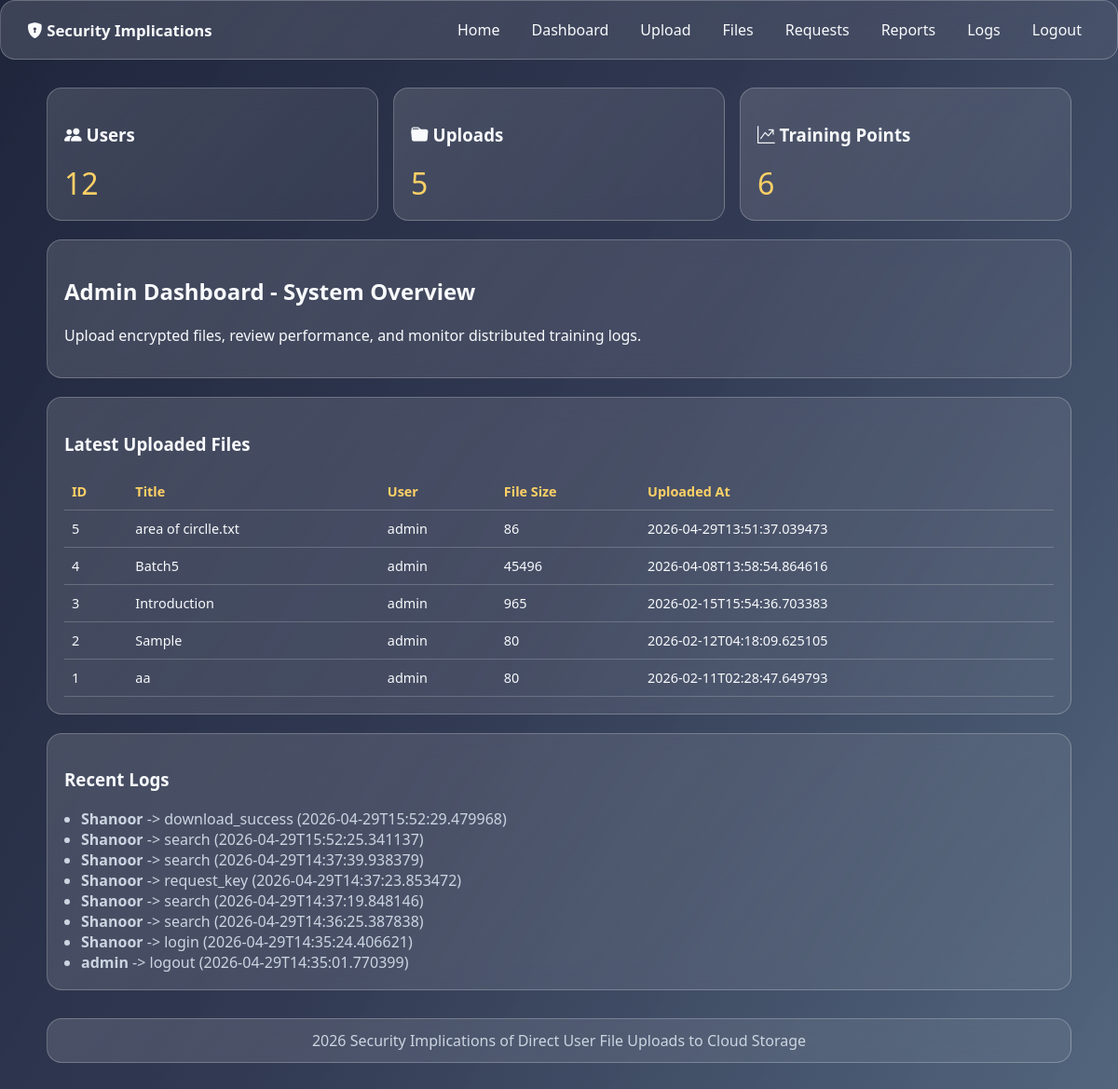
The app's page /dashboard (signed in) with its own data.
### tables this page shows
CREATE TABLE uploads (
    id INTEGER PRIMARY KEY AUTOINCREMENT,
    user_id INTEGER NOT NULL,
    document_title TEXT NOT NULL,
    original_filename TEXT NOT NULL,
    encrypted_path TEXT NOT NULL,
    file_hash TEXT NOT NULL,
    file_size INTEGER NOT NULL,
    aes_key TEXT NOT NULL,
    blockchain_tx_hash TEXT NOT NULL,
    uploaded_at TEXT NOT NULL,
    key_generation_time REAL NOT NULL,
    encryption_time REAL NOT NULL,
    decryption_time REAL NOT NULL,
    response_time REAL NOT NULL,
    computational_overhead REAL NOT NULL,
    total_change_rate REAL NOT NULL,
    FOREIGN KEY(user_id) REFERENCES users(id)
);

CREATE TABLE users (
    id INTEGER PRIMARY KEY AUTOINCREMENT,
    full_name TEXT NOT NULL,
    email TEXT NOT NULL UNIQUE,
    username TEXT NOT NULL UNIQUE,
    password_hash TEXT NOT NULL,
    phone TEXT,
    organization TEXT,
    role TEXT NOT NULL DEFAULT 'user',
    created_at TEXT NOT NULL
);

CREATE TABLE logs (
    id INTEGER PRIMARY KEY AUTOINCREMENT,
    actor TEXT NOT NULL,
    action TEXT NOT NULL,
    details TEXT NOT NULL,
    created_at TEXT NOT NULL
);

### app.py (the view, shortened to what this page needs)
@app.route("/dashboard")
@login_required
def dashboard():
    db = get_db()
    user_count = db.execute("SELECT COUNT(*) AS c FROM users WHERE role = 'user'").fetchone()["c"]
    upload_count = db.execute("SELECT COUNT(*) AS c FROM uploads").fetchone()["c"]
    metric_count = db.execute("SELECT COUNT(*) AS c FROM training_metrics").fetchone()["c"]
    latest_logs = db.execute("SELECT * FROM logs ORDER BY id DESC LIMIT 8").fetchall()
    if session["role"] == "admin":
        uploads = db.execute(
            """
            SELECT uploads.*, users.username
            FROM uploads
            JOIN users ON users.id = uploads.user_id
            ORDER BY uploads.id DESC
            LIMIT 10
            """
        ).fetchall()
        return render_template(
            "admin_dashboard.html",
            user_count=user_count,
            upload_count=upload_count,
            metric_count=metric_count,
            uploads=uploads,
            logs=latest_logs,
        )

### app.py (called while the page is built)
def get_db():
    if "db" not in g:
        g.db = sqlite3.connect(DB_PATH)
        g.db.row_factory = sqlite3.Row
    return g.db

def login_required(view):
    @wraps(view)
    def wrapped(*args, **kwargs):
        if session.get("user_id") is None:
            return redirect(url_for("login"))
        return view(*args, **kwargs)
    return wrapped

@app.context_processor
def inject_now():
    return {"now_year": datetime.utcnow().year}

### templates/admin_dashboard.html
{% extends "base.html" %}
{% block content %}
<section class="grid cards3">
  <article class="metric-card glass"><h3><i class="bi bi-people-fill"></i> Users</h3><p>{{ user_count }}</p></article>
  <article class="metric-card glass"><h3><i class="bi bi-folder-fill"></i> Uploads</h3><p>{{ upload_count }}</p></article>
  <article class="metric-card glass"><h3><i class="bi bi-graph-up-arrow"></i> Training Points</h3><p>{{ metric_count }}</p></article>
</section>
<section class="panel glass">
  <h2>Admin Dashboard - System Overview</h2>
  <p>Upload encrypted files, review performance, and monitor distributed training logs.</p>
</section>
<section class="panel glass">
  <h3>Latest Uploaded Files</h3>
  <table>
    <thead><tr><th>ID</th><th>Title</th><th>User</th><th>File Size</th><th>Uploaded At</th></tr></thead>
    <tbody>
      {% for row in uploads %}
      <tr><td>{{ row.id }}</td><td>{{ row.document_title }}</td><td>{{ row.username }}</td><td>{{ row.file_size }}</td><td>{{ row.uploaded_at }}</td></tr>
      {% endfor %}
    </tbody>
  </table>
</section>
<section class="panel glass">
  <h3>Recent Logs</h3>
  <ul class="log-list">
    {% for log in logs %}
      <li><strong>{{ log.actor }}</strong> -> {{ log.action }} ({{ log.created_at }})</li>
    {% endfor %}
  </ul>
</section>
{% endblock %}

### templates/base.html (shortened to what this page needs)
<!doctype html>
<html lang="en">
<head>
  <link rel="stylesheet" href="https://cdn.jsdelivr.net/npm/bootstrap-icons@1.11.3/font/bootstrap-icons.min.css">
  <link rel="stylesheet" href="{{ url_for('static', filename='css/style.css') }}">
</head>
<body>
  <header class="topbar glass">
    <div class="brand"><i class="bi bi-shield-lock-fill"></i> Security Implications</div>
    <nav>
      <a href="{{ url_for('index') }}">Home</a>
      {% if session.get('user_id') %}
        <a href="{{ url_for('dashboard') }}">Dashboard</a>
        {% if session.get('role') == 'admin' %}
          <a href="{{ url_for('admin_upload') }}">Upload</a>
          <a href="{{ url_for('admin_files') }}">Files</a>
          <a href="{{ url_for('admin_requests') }}">Requests</a>
          <a href="{{ url_for('admin_reports') }}">Reports</a>
          <a href="{{ url_for('admin_logs') }}">Logs</a>
        {% else %}
          <a href="{{ url_for('user_search') }}">Search</a>
          <a href="{{ url_for('user_requests') }}">My Requests</a>
          <a href="{{ url_for('user_results') }}">Results</a>
          <a href="{{ url_for('user_logs') }}">Logs</a>
        {% endif %}
        <a href="{{ url_for('logout') }}">Logout</a>
      {% else %}
        <a href="{{ url_for('login') }}">Login</a>
        <a href="{{ url_for('register') }}">Register</a>
      {% endif %}
    </nav>
  </header>
  <main class="container">
    {% block content %}{% endblock %}
  </main>
  <footer class="footer glass">{{ now_year }} Security Implications of Direct User File Uploads to Cloud Storage</footer>
</body>
</html>

### static/css/style.css (style rules this page uses)
:root { --bg-1: #0b132b; --bg-2: #1c2541; --bg-3: #3a506b; --accent: #5bc0be; --accent-2: #ffd166; --text: #f8fafc; --muted: #cbd5e1; }
* { box-sizing: border-box; }
body { margin: 0; min-height: 100vh; color: var(--text); font-family: "Segoe UI", Tahoma, Geneva, Verdana, sans-serif; background: linear-gradient(120deg, rgba(11, 19, 43, 0.92), rgba(28, 37, 65, 0.9), rgba(58, 80, 107, 0.88)), url("https://images.unsplash.com/photo-1558494949-ef010cbdcc31?auto=format&fit=crop&w=1600&q=80") center/cover fixed; }
a { color: var(--text); text-decoration: none; }
.topbar { display: flex; justify-content: space-between; align-items: center; padding: 14px 28px; position: sticky; top: 0; z-index: 100; }
.brand { font-size: 1.05rem; font-weight: 700; }
.topbar nav { display: flex; gap: 14px; flex-wrap: wrap; }
.topbar nav a { padding: 6px 10px; border-radius: 10px; transition: background 0.25s ease; }
.container { width: min(1100px, 94vw); margin: 30px auto; display: grid; gap: 20px; }
.glass { background: linear-gradient(135deg, rgba(255, 255, 255, 0.14), rgba(255, 255, 255, 0.06)); border: 1px solid rgba(255, 255, 255, 0.24); backdrop-filter: blur(12px); border-radius: 16px; }
.grid { display: grid; gap: 16px; }
.cards3 { grid-template-columns: repeat(auto-fit, minmax(230px, 1fr)); }
.card, .metric-card, .panel { padding: 18px; }
.metric-card p { font-size: 2rem; margin: 8px 0 0; color: var(--accent-2); }
table { width: 100%; border-collapse: collapse; margin-top: 10px; font-size: 0.9rem; }
th, td { border-bottom: 1px solid rgba(255, 255, 255, 0.2); padding: 10px 8px; text-align: left; }
th { color: var(--accent-2); font-weight: 600; }
.log-list { margin: 0; padding-left: 18px; color: var(--muted); }
.footer { width: min(1100px, 94vw); margin: 20px auto 30px; text-align: center; padding: 12px; color: var(--muted); }

### records on screen
uploads: id "5", document_title "area of circlle.txt", username "admin", file_size "86", uploaded_at "2026-04-29T13:51:37.039473"
uploads: id "4", document_title "Batch5", username "admin", file_size "45496", uploaded_at "2026-04-08T13:58:54.864616"
uploads: id "3", document_title "Introduction", username "admin", file_size "965", uploaded_at "2026-02-15T15:54:36.703383"
uploads: id "2", document_title "Sample", username "admin", file_size "80", uploaded_at "2026-02-12T04:18:09.625105"
uploads: id "1", document_title "aa", username "admin", file_size "80", uploaded_at "2026-02-11T02:28:47.649793"
logs: actor "Shanoor", action "download_success", created_at "2026-04-29T15:52:29.479968"
logs: actor "Shanoor", action "search", created_at "2026-04-29T15:52:25.341137"
logs: actor "Shanoor", action "search", created_at "2026-04-29T14:37:39.938379"
logs: actor "Shanoor", action "request_key", created_at "2026-04-29T14:37:23.853472"
logs: actor "Shanoor", action "search", created_at "2026-04-29T14:37:19.848146"
logs: actor "Shanoor", action "search", created_at "2026-04-29T14:36:25.387838"
logs: actor "Shanoor", action "login", created_at "2026-04-29T14:35:24.406621"
logs: actor "admin", action "logout", created_at "2026-04-29T14:35:01.770399"

### other values on screen
{{ user_count }} "12"
{{ upload_count }} "5"
{{ metric_count }} "6"
